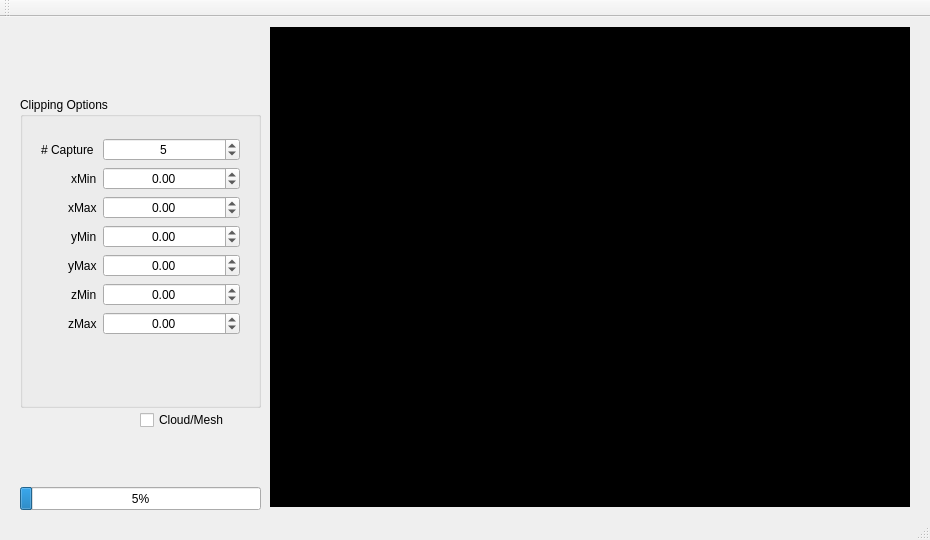
<?xml version="1.0" encoding="UTF-8"?>
<ui version="4.0">
 <class>MainWindow</class>
 <widget class="QMainWindow" name="MainWindow">
  <property name="geometry">
   <rect>
    <x>0</x>
    <y>0</y>
    <width>930</width>
    <height>540</height>
   </rect>
  </property>
  <property name="sizePolicy">
   <sizepolicy hsizetype="Fixed" vsizetype="Fixed">
    <horstretch>0</horstretch>
    <verstretch>0</verstretch>
   </sizepolicy>
  </property>
  <property name="minimumSize">
   <size>
    <width>275</width>
    <height>390</height>
   </size>
  </property>
  <property name="maximumSize">
   <size>
    <width>930</width>
    <height>540</height>
   </size>
  </property>
  <property name="font">
   <font>
    <stylestrategy>PreferDefault</stylestrategy>
   </font>
  </property>
  <property name="windowTitle">
   <string>3D SCANNER - CSE395 - GROUP 7</string>
  </property>
  <widget class="QWidget" name="centralWidget">
   <widget class="QGroupBox" name="groupBox_2">
    <property name="geometry">
     <rect>
      <x>20</x>
      <y>80</y>
      <width>241</width>
      <height>311</height>
     </rect>
    </property>
    <property name="title">
     <string>Clipping Options</string>
    </property>
    <widget class="QWidget" name="formLayoutWidget_2">
     <property name="geometry">
      <rect>
       <x>10</x>
       <y>30</y>
       <width>221</width>
       <height>269</height>
      </rect>
     </property>
     <layout class="QFormLayout" name="formLayout_2">
      <property name="fieldGrowthPolicy">
       <enum>QFormLayout::AllNonFixedFieldsGrow</enum>
      </property>
      <property name="labelAlignment">
       <set>Qt::AlignRight|Qt::AlignTrailing|Qt::AlignVCenter</set>
      </property>
      <property name="formAlignment">
       <set>Qt::AlignHCenter|Qt::AlignTop</set>
      </property>
      <item row="1" column="0">
       <widget class="QLabel" name="xMinLabel">
        <property name="text">
         <string>xMin</string>
        </property>
       </widget>
      </item>
      <item row="1" column="1">
       <widget class="QDoubleSpinBox" name="xMinDoubleSpinBox">
        <property name="enabled">
         <bool>true</bool>
        </property>
        <property name="alignment">
         <set>Qt::AlignCenter</set>
        </property>
        <property name="minimum">
         <double>-99.000000000000000</double>
        </property>
        <property name="maximum">
         <double>99.000000000000000</double>
        </property>
        <property name="singleStep">
         <double>0.010000000000000</double>
        </property>
       </widget>
      </item>
      <item row="2" column="0">
       <widget class="QLabel" name="xMaxLabel">
        <property name="text">
         <string>xMax</string>
        </property>
       </widget>
      </item>
      <item row="2" column="1">
       <widget class="QDoubleSpinBox" name="xMaxDoubleSpinBox">
        <property name="alignment">
         <set>Qt::AlignCenter</set>
        </property>
        <property name="minimum">
         <double>-99.000000000000000</double>
        </property>
        <property name="maximum">
         <double>99.000000000000000</double>
        </property>
        <property name="singleStep">
         <double>0.010000000000000</double>
        </property>
       </widget>
      </item>
      <item row="3" column="0">
       <widget class="QLabel" name="yMinLabel">
        <property name="text">
         <string>yMin</string>
        </property>
       </widget>
      </item>
      <item row="3" column="1">
       <widget class="QDoubleSpinBox" name="yMinDoubleSpinBox">
        <property name="alignment">
         <set>Qt::AlignCenter</set>
        </property>
        <property name="minimum">
         <double>-99.000000000000000</double>
        </property>
        <property name="maximum">
         <double>99.000000000000000</double>
        </property>
        <property name="singleStep">
         <double>0.010000000000000</double>
        </property>
       </widget>
      </item>
      <item row="4" column="0">
       <widget class="QLabel" name="yMaxLabel">
        <property name="text">
         <string>yMax</string>
        </property>
       </widget>
      </item>
      <item row="4" column="1">
       <widget class="QDoubleSpinBox" name="yMaxDoubleSpinBox">
        <property name="alignment">
         <set>Qt::AlignCenter</set>
        </property>
        <property name="minimum">
         <double>-99.000000000000000</double>
        </property>
        <property name="maximum">
         <double>99.000000000000000</double>
        </property>
        <property name="singleStep">
         <double>0.010000000000000</double>
        </property>
       </widget>
      </item>
      <item row="5" column="0">
       <widget class="QLabel" name="zMinLabel">
        <property name="text">
         <string>zMin</string>
        </property>
       </widget>
      </item>
      <item row="5" column="1">
       <widget class="QDoubleSpinBox" name="zMinDoubleSpinBox">
        <property name="alignment">
         <set>Qt::AlignCenter</set>
        </property>
        <property name="minimum">
         <double>-99.000000000000000</double>
        </property>
        <property name="maximum">
         <double>99.000000000000000</double>
        </property>
        <property name="singleStep">
         <double>0.010000000000000</double>
        </property>
       </widget>
      </item>
      <item row="6" column="0">
       <widget class="QLabel" name="zMaxLabel">
        <property name="text">
         <string>zMax</string>
        </property>
       </widget>
      </item>
      <item row="6" column="1">
       <widget class="QDoubleSpinBox" name="zMaxDoubleSpinBox">
        <property name="alignment">
         <set>Qt::AlignCenter</set>
        </property>
        <property name="minimum">
         <double>-99.000000000000000</double>
        </property>
        <property name="maximum">
         <double>99.000000000000000</double>
        </property>
        <property name="singleStep">
         <double>0.010000000000000</double>
        </property>
       </widget>
      </item>
      <item row="0" column="0">
       <widget class="QLabel" name="captureCountLabel">
        <property name="text">
         <string># Capture </string>
        </property>
       </widget>
      </item>
      <item row="0" column="1">
       <widget class="QSpinBox" name="captureCountSpinBox">
        <property name="alignment">
         <set>Qt::AlignCenter</set>
        </property>
        <property name="minimum">
         <number>2</number>
        </property>
        <property name="maximum">
         <number>150</number>
        </property>
        <property name="value">
         <number>5</number>
        </property>
       </widget>
      </item>
     </layout>
    </widget>
   </widget>
   <widget class="QPushButton" name="refreshButton">
    <property name="geometry">
     <rect>
      <x>160</x>
      <y>20</y>
      <width>44</width>
      <height>44</height>
     </rect>
    </property>
    <property name="toolTip">
     <string>New Scan</string>
    </property>
    <property name="text">
     <string/>
    </property>
    <property name="icon">
     <iconset resource="resources.qrc">
      <normaloff>:/icons/resources/refresh.png</normaloff>:/icons/resources/refresh.png</iconset>
    </property>
    <property name="iconSize">
     <size>
      <width>24</width>
      <height>24</height>
     </size>
    </property>
    <property name="flat">
     <bool>true</bool>
    </property>
   </widget>
   <widget class="QLabel" name="kinectStatusIcon">
    <property name="geometry">
     <rect>
      <x>20</x>
      <y>30</y>
      <width>79</width>
      <height>20</height>
     </rect>
    </property>
    <property name="text">
     <string/>
    </property>
    <property name="pixmap">
     <pixmap resource="resources.qrc">:/icons/resources/kinect-disconnected.png</pixmap>
    </property>
    <property name="scaledContents">
     <bool>false</bool>
    </property>
    <property name="wordWrap">
     <bool>false</bool>
    </property>
   </widget>
   <widget class="QPushButton" name="captureButton">
    <property name="geometry">
     <rect>
      <x>210</x>
      <y>20</y>
      <width>44</width>
      <height>44</height>
     </rect>
    </property>
    <property name="toolTip">
     <string>Start Scanning</string>
    </property>
    <property name="text">
     <string/>
    </property>
    <property name="icon">
     <iconset resource="resources.qrc">
      <normaloff>:/icons/resources/start.png</normaloff>:/icons/resources/start.png</iconset>
    </property>
    <property name="iconSize">
     <size>
      <width>24</width>
      <height>24</height>
     </size>
    </property>
    <property name="flat">
     <bool>true</bool>
    </property>
   </widget>
   <widget class="QProgressBar" name="progressBar">
    <property name="geometry">
     <rect>
      <x>20</x>
      <y>470</y>
      <width>241</width>
      <height>23</height>
     </rect>
    </property>
    <property name="value">
     <number>5</number>
    </property>
    <property name="format">
     <string>%p%</string>
    </property>
   </widget>
   <widget class="QVTKWidget" name="vtkWidget">
    <property name="geometry">
     <rect>
      <x>270</x>
      <y>10</y>
      <width>640</width>
      <height>480</height>
     </rect>
    </property>
    <property name="styleSheet">
     <string notr="true">background-color: rgb(0, 0, 0);</string>
    </property>
   </widget>
   <widget class="QCheckBox" name="cloud_mesh_check_box">
    <property name="geometry">
     <rect>
      <x>140</x>
      <y>390</y>
      <width>111</width>
      <height>26</height>
     </rect>
    </property>
    <property name="text">
     <string>Cloud/Mesh</string>
    </property>
   </widget>
  </widget>
  <widget class="QToolBar" name="mainToolBar">
   <attribute name="toolBarArea">
    <enum>TopToolBarArea</enum>
   </attribute>
   <attribute name="toolBarBreak">
    <bool>false</bool>
   </attribute>
  </widget>
  <widget class="QStatusBar" name="statusBar"/>
 </widget>
 <layoutdefault spacing="6" margin="11"/>
 <customwidgets>
  <customwidget>
   <class>QVTKWidget</class>
   <extends>QWidget</extends>
   <header>QVTKWidget.h</header>
   <container>1</container>
  </customwidget>
 </customwidgets>
 <resources>
  <include location="resources.qrc"/>
 </resources>
 <connections>
  <connection>
   <sender>xMinDoubleSpinBox</sender>
   <signal>valueChanged(double)</signal>
   <receiver>MainWindow</receiver>
   <slot>setXMin(double)</slot>
   <hints>
    <hint type="sourcelabel">
     <x>817</x>
     <y>69</y>
    </hint>
    <hint type="destinationlabel">
     <x>479</x>
     <y>268</y>
    </hint>
   </hints>
  </connection>
  <connection>
   <sender>xMaxDoubleSpinBox</sender>
   <signal>valueChanged(double)</signal>
   <receiver>MainWindow</receiver>
   <slot>setXMax(double)</slot>
   <hints>
    <hint type="sourcelabel">
     <x>817</x>
     <y>98</y>
    </hint>
    <hint type="destinationlabel">
     <x>479</x>
     <y>268</y>
    </hint>
   </hints>
  </connection>
  <connection>
   <sender>yMinDoubleSpinBox</sender>
   <signal>valueChanged(double)</signal>
   <receiver>MainWindow</receiver>
   <slot>setYMin(double)</slot>
   <hints>
    <hint type="sourcelabel">
     <x>817</x>
     <y>127</y>
    </hint>
    <hint type="destinationlabel">
     <x>479</x>
     <y>268</y>
    </hint>
   </hints>
  </connection>
  <connection>
   <sender>yMaxDoubleSpinBox</sender>
   <signal>valueChanged(double)</signal>
   <receiver>MainWindow</receiver>
   <slot>setYMax(double)</slot>
   <hints>
    <hint type="sourcelabel">
     <x>817</x>
     <y>156</y>
    </hint>
    <hint type="destinationlabel">
     <x>479</x>
     <y>268</y>
    </hint>
   </hints>
  </connection>
  <connection>
   <sender>zMinDoubleSpinBox</sender>
   <signal>valueChanged(double)</signal>
   <receiver>MainWindow</receiver>
   <slot>setZMin(double)</slot>
   <hints>
    <hint type="sourcelabel">
     <x>817</x>
     <y>185</y>
    </hint>
    <hint type="destinationlabel">
     <x>479</x>
     <y>268</y>
    </hint>
   </hints>
  </connection>
  <connection>
   <sender>zMaxDoubleSpinBox</sender>
   <signal>valueChanged(double)</signal>
   <receiver>MainWindow</receiver>
   <slot>setZMax(double)</slot>
   <hints>
    <hint type="sourcelabel">
     <x>817</x>
     <y>214</y>
    </hint>
    <hint type="destinationlabel">
     <x>479</x>
     <y>268</y>
    </hint>
   </hints>
  </connection>
  <connection>
   <sender>captureButton</sender>
   <signal>clicked()</signal>
   <receiver>MainWindow</receiver>
   <slot>onCaptureClick()</slot>
   <hints>
    <hint type="sourcelabel">
     <x>817</x>
     <y>242</y>
    </hint>
    <hint type="destinationlabel">
     <x>479</x>
     <y>268</y>
    </hint>
   </hints>
  </connection>
  <connection>
   <sender>refreshButton</sender>
   <signal>clicked()</signal>
   <receiver>MainWindow</receiver>
   <slot>onRefreshClick()</slot>
   <hints>
    <hint type="sourcelabel">
     <x>730</x>
     <y>242</y>
    </hint>
    <hint type="destinationlabel">
     <x>479</x>
     <y>268</y>
    </hint>
   </hints>
  </connection>
  <connection>
   <sender>MainWindow</sender>
   <signal>updateKinectPixmap(QPixmap)</signal>
   <receiver>kinectStatusIcon</receiver>
   <slot>setPixmap(QPixmap)</slot>
   <hints>
    <hint type="sourcelabel">
     <x>479</x>
     <y>268</y>
    </hint>
    <hint type="destinationlabel">
     <x>719</x>
     <y>56</y>
    </hint>
   </hints>
  </connection>
  <connection>
   <sender>MainWindow</sender>
   <signal>destroyed()</signal>
   <receiver>MainWindow</receiver>
   <slot>stopScanner()</slot>
   <hints>
    <hint type="sourcelabel">
     <x>479</x>
     <y>268</y>
    </hint>
    <hint type="destinationlabel">
     <x>479</x>
     <y>268</y>
    </hint>
   </hints>
  </connection>
  <connection>
   <sender>captureCountSpinBox</sender>
   <signal>valueChanged(int)</signal>
   <receiver>MainWindow</receiver>
   <slot>setCaptureCount(int)</slot>
   <hints>
    <hint type="sourcelabel">
     <x>172</x>
     <y>139</y>
    </hint>
    <hint type="destinationlabel">
     <x>137</x>
     <y>249</y>
    </hint>
   </hints>
  </connection>
  <connection>
   <sender>cloud_mesh_check_box</sender>
   <signal>clicked(bool)</signal>
   <receiver>MainWindow</receiver>
   <slot>showCloudMesh(bool)</slot>
   <hints>
    <hint type="sourcelabel">
     <x>195</x>
     <y>415</y>
    </hint>
    <hint type="destinationlabel">
     <x>464</x>
     <y>269</y>
    </hint>
   </hints>
  </connection>
 </connections>
 <slots>
  <signal>updateKinectPixmap(QPixmap)</signal>
  <slot>setXMin(double)</slot>
  <slot>setYMin(double)</slot>
  <slot>setZMin(double)</slot>
  <slot>setXMax(double)</slot>
  <slot>setYMax(double)</slot>
  <slot>setZMax(double)</slot>
  <slot>onCaptureClick()</slot>
  <slot>onRefreshClick()</slot>
  <slot>onProgressUpdate(int,string)</slot>
  <slot>setCaptureCount(int)</slot>
  <slot>showCloudMesh(bool)</slot>
 </slots>
</ui>
